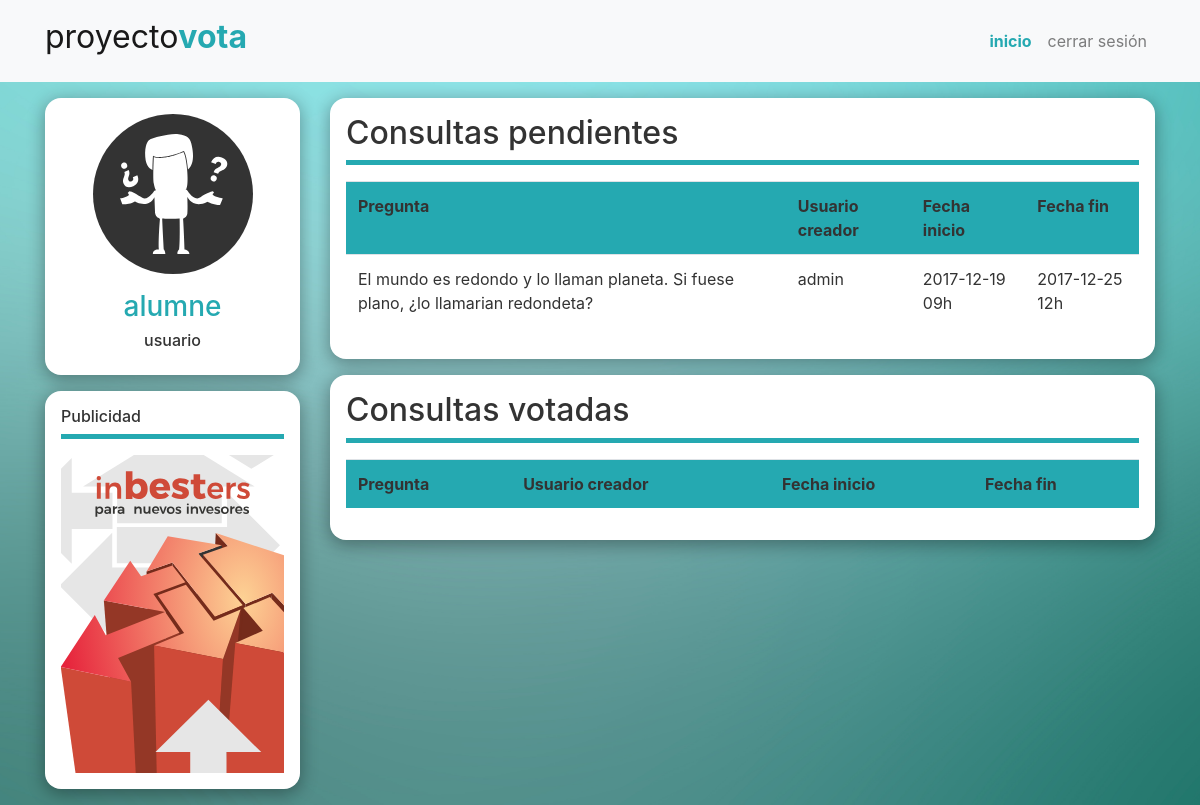
/PHP/inicioInvitado.php (signed in), run on the app's committed database.
### tables this page shows
CREATE TABLE `invitaciones` (
  `id_invitacion` int(11) NOT NULL,
  `id_consulta` int(11) NOT NULL,
  `email_invitado` varchar(40) NOT NULL,
  `pendiente` varchar(1) NOT NULL DEFAULT 'T'
);

CREATE TABLE `consultas` (
  `id_consulta` int(11) NOT NULL,
  `des_pregunta` varchar(255) NOT NULL,
  `id_usuario` varchar(16) NOT NULL,
  `fecha_inicio` datetime NOT NULL,
  `fecha_final` datetime NOT NULL
);

### PHP/funcionesPHP.php (called while the page is built, shortened)
<?php
  function realizarConsulta($query) {
    $resultado = $GLOBALS['conn']->prepare($query);
    try {
      $resultado->execute();
      return $resultado;
    } catch (PDOException $e) {
      echo "Fallo al realizar la consulta: " . $e->getMessage() . "\n";
      desconectarBD();
    }
  }
  function obtenerConsultasPendientes($usuario) {
    $consultas = [];
    $obtenerConsultasPendientes = realizarConsulta("SELECT * from consultas cons JOIN invitaciones inv ON cons.id_consulta = inv.id_consulta WHERE inv.email_invitado = (SELECT email FROM usuarios WHERE id_usuario = '$usuario') AND inv.pendiente = 'T';");
    $consulta = $obtenerConsultasPendientes->fetch();
    while ($consulta) {
      $consulta = [0=> $consulta['des_pregunta'], 1=>$consulta['id_usuario'], 2=>$consulta['fecha_inicio'], 3=>$consulta['fecha_final'], 4=>$consulta['id_consulta']];
      array_push($consultas, $consulta);
      $consulta = $obtenerConsultasPendientes->fetch();
    }
    return $consultas;
  }
?>

### PHP/inicioInvitado.php (the view, shortened to what this page needs)
<!DOCTYPE html>
<html>
<head>
	<link rel="stylesheet" type="text/css" href="../reset.css">
	<link rel="stylesheet" href="https://maxcdn.bootstrapcdn.com/bootstrap/4.0.0-beta.2/css/bootstrap.min.css">
	<link rel="stylesheet" type="text/css" href="../style.css">
</head>
<body>
	<?php
	include 'funcionesPHP.php';
	?>
	<nav class="navbar navbar-expand-lg navbar-light bg-light">
		<div class="container">
				<a class="navbar-brand" href="inicio.php">proyecto<span>vota</span></a>
			<div class="collapse navbar-collapse" id="navegacion">
				<ul class="navbar-nav ml-auto">
					<li class="nav-item">
						<a class="nav-link active" href="inicio.php">inicio</a>
					</li>
					<li class="nav-item">
						<a class="nav-link" href="cerrarSesion.php">cerrar sesión</a>
					</li>
				</ul>
			</div>
		</div>
	</nav>
	<div class="container">
		<div class="row">
			<div class="col-md-12 col-lg-3">
				<div id="perfil" class="caja">
					<div class="row">
						<div class="circle-logo mx-auto"></div>
					</div>
					<h3 class="text-center color-blue"><?php echo $_SESSION['usuario']; ?></h3>
					<h6 class="text-center"><?php echo $_SESSION['tipoUsuario']; ?></h6>
				</div>
				<div class="caja d-none d-lg-block">
					<div class="page-header">
						<h6>Publicidad</h6>
					</div>
					<img src="../IMG/banner.svg" class="img-fluid" alt="Responsive image">
				</div>
			</div>
			<div class="col-md-12 col-lg-9">
				<div class="caja">
					<div class="page-header">
						<h2>Consultas pendientes</h2>
					</div>
					<table class="table table-striped table-hover table-responsive-sm">
						<th scope="col">Pregunta</th>
						<th scope="col">Usuario creador</th>
						<th scope="col">Fecha inicio</th>
						<th scope="col">Fecha fin</th>
						<?php
						$consultas = obtenerConsultasPendientes($_SESSION['usuario']);
						for ($i=0; $i < sizeof($consultas); $i++) {
							echo "<tr onclick='redirigirConsultaVotacion(".$consultas[$i][4].")'>";
							echo "<td>".$consultas[$i][0]."</td>";
							echo "<td>".$consultas[$i][1]."</td>";
							echo "<td>".str_replace(":00:00", "h", $consultas[$i][2])."</td>";
							echo "<td>".str_replace(":00:00", "h", $consultas[$i][3])."</td>";
							echo "</tr>";
						}
						?>
					</table>
				</div>
				<div class="caja">
					<div class="page-header">
						<h2>Consultas votadas</h2>
					</div>
					<table class="table table-striped table-hover table-responsive-sm">
						<th scope="col">Pregunta</th>
						<th scope="col">Usuario creador</th>
						<th scope="col">Fecha inicio</th>
						<th scope="col">Fecha fin</th>
					</table>
				</div>
			</div>
		</div>
	</div>
</body>
</html>

### style.css (style rules this page uses)
body { background-image: url(IMG/background.jpg); -webkit-background-size: cover; -moz-background-size: cover; -o-background-size: cover; background-size: cover; background-position: center; background-attachment: fixed; background-repeat: no-repeat; color: #333; }
.color-blue { color: #25a9b1; }
.page-header { border-bottom: 5px solid #25a9b1; margin-bottom: 1em; }
.navbar-brand { font-size: 2em; padding-bottom: 0.4em; }
.navbar-brand span { font-weight: bold; color: #25a9b1; }
.nav-link:hover, .active { color: #25a9b1!important; }
.active { font-weight: bold; }
.caja { background-color: #fff; padding: 1em; margin-bottom: 1em; border-radius: 1em; -webkit-box-shadow: 0px 4px 17px 1px rgba(0,0,0,0.33); -moz-box-shadow: 0px 4px 17px 1px rgba(0,0,0,0.33); box-shadow: 0px 4px 17px 1px rgba(0,0,0,0.33); box-sizing:border-box; -moz-box-sizing:border-box; -webkit-box-sizing:border-box; }
nav { margin-bottom: 1em; }
.circle-logo { display: inline-block; width: 10em; height: 10em; border-radius: 5em; background: url(IMG/logo.svg); background-color: #333; margin-bottom: 1em; }
table th { background-color: #25a9b1; font-weight: bold; }

### data on the page
invitaciones: id_consulta.des_pregunta "El mundo es redondo y lo llaman planeta. Si fuese plano, ¿lo llamarian redondeta?", id_consulta.id_usuario "admin", id_consulta.fecha_inicio "2017-12-19 09h", id_consulta.fecha_final "2017-12-25 12h"

### other printed values
$_SESSION['usuario'] "alumne"
$_SESSION['tipoUsuario'] "usuario"
